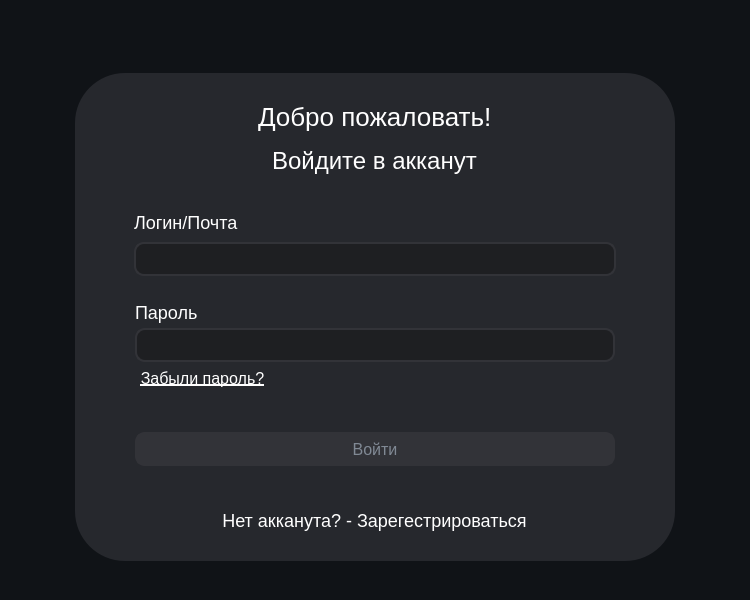
<?xml version="1.0" encoding="UTF-8"?>
<ui version="4.0">
 <class>Authorization</class>
 <widget class="QDialog" name="Authorization">
  <property name="geometry">
   <rect>
    <x>0</x>
    <y>0</y>
    <width>750</width>
    <height>600</height>
   </rect>
  </property>
  <property name="sizePolicy">
   <sizepolicy hsizetype="Maximum" vsizetype="Maximum">
    <horstretch>0</horstretch>
    <verstretch>0</verstretch>
   </sizepolicy>
  </property>
  <property name="minimumSize">
   <size>
    <width>750</width>
    <height>600</height>
   </size>
  </property>
  <property name="maximumSize">
   <size>
    <width>750</width>
    <height>600</height>
   </size>
  </property>
  <property name="windowTitle">
   <string>Авторизация</string>
  </property>
  <property name="styleSheet">
   <string notr="true"/>
  </property>
  <widget class="QFrame" name="Wrapper">
   <property name="geometry">
    <rect>
     <x>0</x>
     <y>0</y>
     <width>750</width>
     <height>600</height>
    </rect>
   </property>
   <property name="sizePolicy">
    <sizepolicy hsizetype="Fixed" vsizetype="Fixed">
     <horstretch>0</horstretch>
     <verstretch>0</verstretch>
    </sizepolicy>
   </property>
   <property name="minimumSize">
    <size>
     <width>750</width>
     <height>600</height>
    </size>
   </property>
   <property name="maximumSize">
    <size>
     <width>700</width>
     <height>500</height>
    </size>
   </property>
   <property name="contextMenuPolicy">
    <enum>Qt::DefaultContextMenu</enum>
   </property>
   <property name="statusTip">
    <string/>
   </property>
   <property name="styleSheet">
    <string notr="true">background-color:#101317;</string>
   </property>
   <layout class="QVBoxLayout" name="verticalLayout">
    <property name="spacing">
     <number>0</number>
    </property>
    <property name="topMargin">
     <number>5</number>
    </property>
    <item alignment="Qt::AlignRight">
     <widget class="QFrame" name="CloseMinimizeButtons">
      <property name="sizePolicy">
       <sizepolicy hsizetype="Fixed" vsizetype="Fixed">
        <horstretch>0</horstretch>
        <verstretch>0</verstretch>
       </sizepolicy>
      </property>
      <property name="styleSheet">
       <string notr="true">margin-right:10px;</string>
      </property>
      <layout class="QHBoxLayout" name="horizontalLayout_2">
       <item>
        <widget class="QPushButton" name="minimizeWindow">
         <property name="sizePolicy">
          <sizepolicy hsizetype="Fixed" vsizetype="Fixed">
           <horstretch>0</horstretch>
           <verstretch>0</verstretch>
          </sizepolicy>
         </property>
         <property name="minimumSize">
          <size>
           <width>20</width>
           <height>20</height>
          </size>
         </property>
         <property name="maximumSize">
          <size>
           <width>20</width>
           <height>20</height>
          </size>
         </property>
         <property name="styleSheet">
          <string notr="true">border-radius:10px;</string>
         </property>
         <property name="text">
          <string/>
         </property>
         <property name="icon">
          <iconset resource="../res-rec.qrc">
           <normaloff>:/icons/icon/remove_24dp_EFEFEF_FILL0_wght400_GRAD0_opsz24.svg</normaloff>:/icons/icon/remove_24dp_EFEFEF_FILL0_wght400_GRAD0_opsz24.svg</iconset>
         </property>
        </widget>
       </item>
       <item>
        <widget class="QPushButton" name="closeWindowButton">
         <property name="sizePolicy">
          <sizepolicy hsizetype="Fixed" vsizetype="Fixed">
           <horstretch>0</horstretch>
           <verstretch>0</verstretch>
          </sizepolicy>
         </property>
         <property name="minimumSize">
          <size>
           <width>20</width>
           <height>20</height>
          </size>
         </property>
         <property name="maximumSize">
          <size>
           <width>20</width>
           <height>20</height>
          </size>
         </property>
         <property name="styleSheet">
          <string notr="true">border-radius:10px;</string>
         </property>
         <property name="text">
          <string/>
         </property>
         <property name="icon">
          <iconset resource="../res-rec.qrc">
           <normaloff>:/icons/icon/close_24dp_EFEFEF_FILL0_wght400_GRAD0_opsz24.svg</normaloff>:/icons/icon/close_24dp_EFEFEF_FILL0_wght400_GRAD0_opsz24.svg</iconset>
         </property>
        </widget>
       </item>
      </layout>
     </widget>
    </item>
    <item alignment="Qt::AlignHCenter|Qt::AlignVCenter">
     <widget class="QFrame" name="menu">
      <property name="sizePolicy">
       <sizepolicy hsizetype="Fixed" vsizetype="Fixed">
        <horstretch>0</horstretch>
        <verstretch>0</verstretch>
       </sizepolicy>
      </property>
      <property name="minimumSize">
       <size>
        <width>600</width>
        <height>400</height>
       </size>
      </property>
      <property name="styleSheet">
       <string notr="true">background-color:rgba(38,40,45,255);
border-radius:50px;</string>
      </property>
      <layout class="QVBoxLayout" name="verticalLayout_4">
       <property name="spacing">
        <number>2</number>
       </property>
       <property name="topMargin">
        <number>20</number>
       </property>
       <property name="bottomMargin">
        <number>20</number>
       </property>
       <item alignment="Qt::AlignHCenter|Qt::AlignTop">
        <widget class="QFrame" name="Welcome">
         <property name="sizePolicy">
          <sizepolicy hsizetype="Fixed" vsizetype="Fixed">
           <horstretch>0</horstretch>
           <verstretch>0</verstretch>
          </sizepolicy>
         </property>
         <property name="minimumSize">
          <size>
           <width>300</width>
           <height>100</height>
          </size>
         </property>
         <property name="maximumSize">
          <size>
           <width>300</width>
           <height>100</height>
          </size>
         </property>
         <property name="styleSheet">
          <string notr="true"/>
         </property>
         <layout class="QVBoxLayout" name="verticalLayout_2" stretch="0,1">
          <item alignment="Qt::AlignHCenter|Qt::AlignVCenter">
           <widget class="QLabel" name="label">
            <property name="sizePolicy">
             <sizepolicy hsizetype="Fixed" vsizetype="Fixed">
              <horstretch>0</horstretch>
              <verstretch>0</verstretch>
             </sizepolicy>
            </property>
            <property name="styleSheet">
             <string notr="true">text-align:center;
color:white;
font-size:26px;</string>
            </property>
            <property name="text">
             <string>Добро пожаловать!</string>
            </property>
           </widget>
          </item>
          <item alignment="Qt::AlignHCenter|Qt::AlignVCenter">
           <widget class="QLabel" name="label_2">
            <property name="sizePolicy">
             <sizepolicy hsizetype="Fixed" vsizetype="Fixed">
              <horstretch>0</horstretch>
              <verstretch>0</verstretch>
             </sizepolicy>
            </property>
            <property name="styleSheet">
             <string notr="true">color:white;
font-size:24px;</string>
            </property>
            <property name="text">
             <string>Войдите в акканут</string>
            </property>
           </widget>
          </item>
         </layout>
        </widget>
       </item>
       <item alignment="Qt::AlignHCenter|Qt::AlignVCenter">
        <widget class="QFrame" name="Login">
         <property name="sizePolicy">
          <sizepolicy hsizetype="Fixed" vsizetype="Fixed">
           <horstretch>0</horstretch>
           <verstretch>0</verstretch>
          </sizepolicy>
         </property>
         <property name="minimumSize">
          <size>
           <width>500</width>
           <height>100</height>
          </size>
         </property>
         <layout class="QVBoxLayout" name="verticalLayout_5">
          <property name="spacing">
           <number>1</number>
          </property>
          <item>
           <widget class="QLabel" name="label_3">
            <property name="sizePolicy">
             <sizepolicy hsizetype="Fixed" vsizetype="Fixed">
              <horstretch>0</horstretch>
              <verstretch>0</verstretch>
             </sizepolicy>
            </property>
            <property name="styleSheet">
             <string notr="true">color:white;
font-size:18px;</string>
            </property>
            <property name="text">
             <string>Логин/Почта</string>
            </property>
           </widget>
          </item>
          <item>
           <widget class="QLineEdit" name="Login_input">
            <property name="minimumSize">
             <size>
              <width>250</width>
              <height>0</height>
             </size>
            </property>
            <property name="styleSheet">
             <string notr="true">QLineEdit{ 
width:250px;
height:30px;
border: 2px solid #323338;
border-radius: 10px;
background-color:#1e1f22;
font-size:16px;
color:#808994;
text-align:left;
padding-left:27px;
}

</string>
            </property>
            <property name="text">
             <string/>
            </property>
           </widget>
          </item>
         </layout>
        </widget>
       </item>
       <item alignment="Qt::AlignHCenter|Qt::AlignVCenter">
        <widget class="QFrame" name="Password">
         <property name="sizePolicy">
          <sizepolicy hsizetype="Fixed" vsizetype="Fixed">
           <horstretch>0</horstretch>
           <verstretch>0</verstretch>
          </sizepolicy>
         </property>
         <property name="minimumSize">
          <size>
           <width>500</width>
           <height>100</height>
          </size>
         </property>
         <layout class="QVBoxLayout" name="verticalLayout_6">
          <property name="spacing">
           <number>1</number>
          </property>
          <property name="leftMargin">
           <number>10</number>
          </property>
          <property name="topMargin">
           <number>1</number>
          </property>
          <property name="rightMargin">
           <number>10</number>
          </property>
          <property name="bottomMargin">
           <number>1</number>
          </property>
          <item>
           <widget class="QLabel" name="label_4">
            <property name="sizePolicy">
             <sizepolicy hsizetype="Fixed" vsizetype="Fixed">
              <horstretch>0</horstretch>
              <verstretch>0</verstretch>
             </sizepolicy>
            </property>
            <property name="styleSheet">
             <string notr="true">color:white;
font-size:18px;</string>
            </property>
            <property name="text">
             <string>Пароль</string>
            </property>
           </widget>
          </item>
          <item>
           <widget class="QLineEdit" name="Password_input">
            <property name="sizePolicy">
             <sizepolicy hsizetype="Expanding" vsizetype="Fixed">
              <horstretch>0</horstretch>
              <verstretch>0</verstretch>
             </sizepolicy>
            </property>
            <property name="minimumSize">
             <size>
              <width>250</width>
              <height>0</height>
             </size>
            </property>
            <property name="styleSheet">
             <string notr="true">QLineEdit{ 
width:250px;
height:30px;
border: 2px solid #323338;
border-radius: 10px;
background-color:#1e1f22;
font-size:16px;
color:#808994;
text-align:left;
padding-left:27px;
}

</string>
            </property>
           </widget>
          </item>
          <item alignment="Qt::AlignLeft">
           <widget class="QToolButton" name="ForgotPasswordButton">
            <property name="cursor">
             <cursorShape>PointingHandCursor</cursorShape>
            </property>
            <property name="styleSheet">
             <string notr="true">
	color:white;
	text-decoration:underline white;
	font-size:16px;

</string>
            </property>
            <property name="text">
             <string>Забыли пароль?</string>
            </property>
           </widget>
          </item>
         </layout>
        </widget>
       </item>
       <item alignment="Qt::AlignHCenter|Qt::AlignVCenter">
        <widget class="QFrame" name="SignIn">
         <property name="sizePolicy">
          <sizepolicy hsizetype="Fixed" vsizetype="Fixed">
           <horstretch>0</horstretch>
           <verstretch>0</verstretch>
          </sizepolicy>
         </property>
         <property name="minimumSize">
          <size>
           <width>500</width>
           <height>100</height>
          </size>
         </property>
         <layout class="QVBoxLayout" name="verticalLayout_7">
          <property name="spacing">
           <number>1</number>
          </property>
          <property name="leftMargin">
           <number>10</number>
          </property>
          <property name="topMargin">
           <number>1</number>
          </property>
          <property name="rightMargin">
           <number>10</number>
          </property>
          <property name="bottomMargin">
           <number>1</number>
          </property>
          <item>
           <widget class="QPushButton" name="SignInButton">
            <property name="cursor">
             <cursorShape>PointingHandCursor</cursorShape>
            </property>
            <property name="styleSheet">
             <string notr="true">QPushButton {
height:30px;
border: 2px solid #323338;
border-radius: 10px;
background-color:#323338;
font-size:16px;
color:#808994;
}

QPushButton:hover {
background-color:#656c76;
color:black;
}</string>
            </property>
            <property name="text">
             <string>Войти</string>
            </property>
           </widget>
          </item>
         </layout>
        </widget>
       </item>
       <item alignment="Qt::AlignHCenter">
        <widget class="QFrame" name="Register">
         <property name="sizePolicy">
          <sizepolicy hsizetype="Fixed" vsizetype="Fixed">
           <horstretch>0</horstretch>
           <verstretch>0</verstretch>
          </sizepolicy>
         </property>
         <property name="minimumSize">
          <size>
           <width>300</width>
           <height>40</height>
          </size>
         </property>
         <property name="styleSheet">
          <string notr="true">color:white;</string>
         </property>
         <layout class="QHBoxLayout" name="horizontalLayout" stretch="0">
          <property name="spacing">
           <number>0</number>
          </property>
          <item>
           <widget class="QPushButton" name="RegistrationStartButton">
            <property name="sizePolicy">
             <sizepolicy hsizetype="Fixed" vsizetype="Fixed">
              <horstretch>0</horstretch>
              <verstretch>0</verstretch>
             </sizepolicy>
            </property>
            <property name="cursor">
             <cursorShape>PointingHandCursor</cursorShape>
            </property>
            <property name="styleSheet">
             <string notr="true">font-size:18px;</string>
            </property>
            <property name="text">
             <string>Нет акканута? - Зарегестрироваться</string>
            </property>
           </widget>
          </item>
         </layout>
        </widget>
       </item>
      </layout>
     </widget>
    </item>
   </layout>
  </widget>
 </widget>
 <resources>
  <include location="../res-rec.qrc"/>
 </resources>
 <connections/>
</ui>
